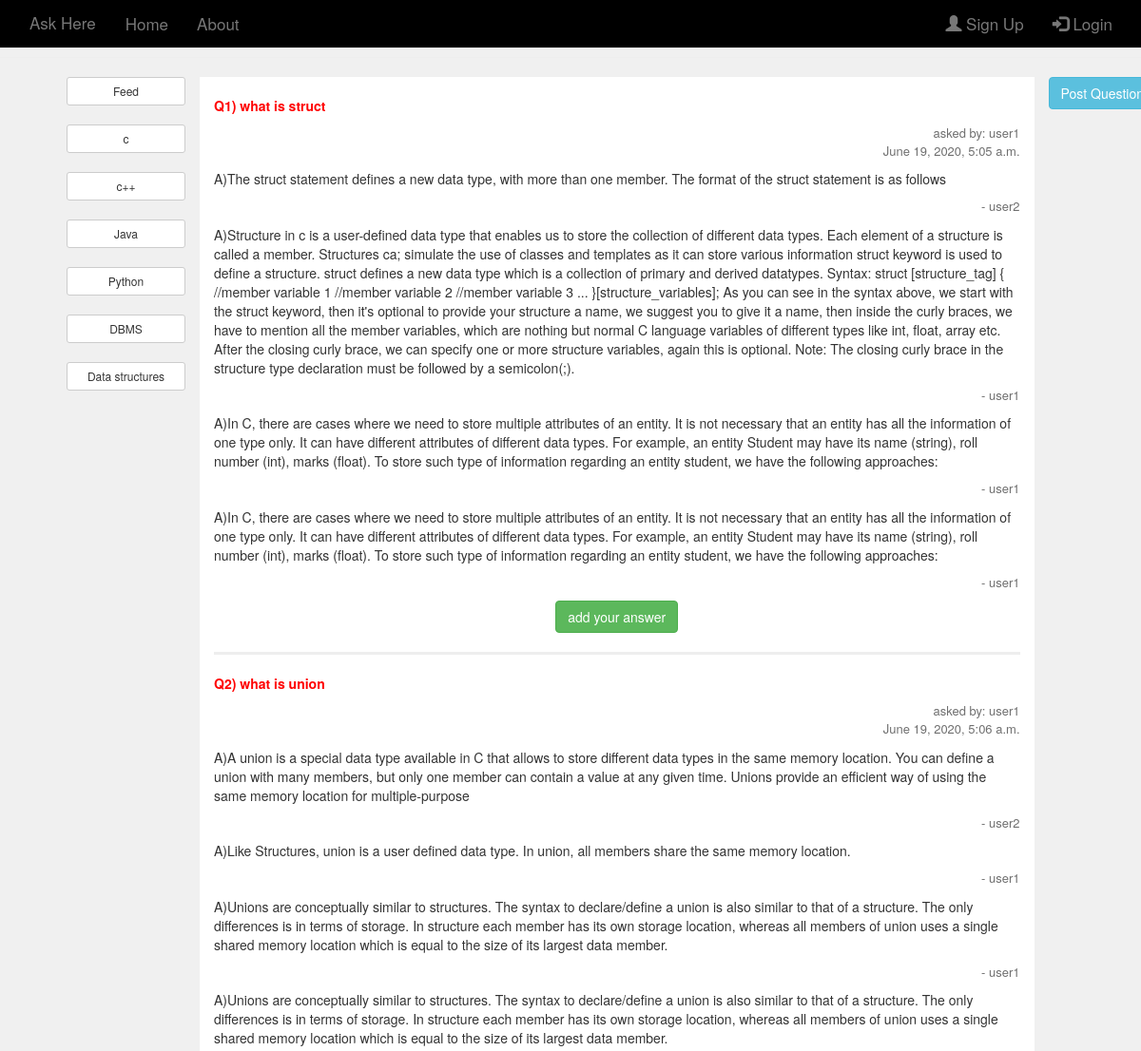
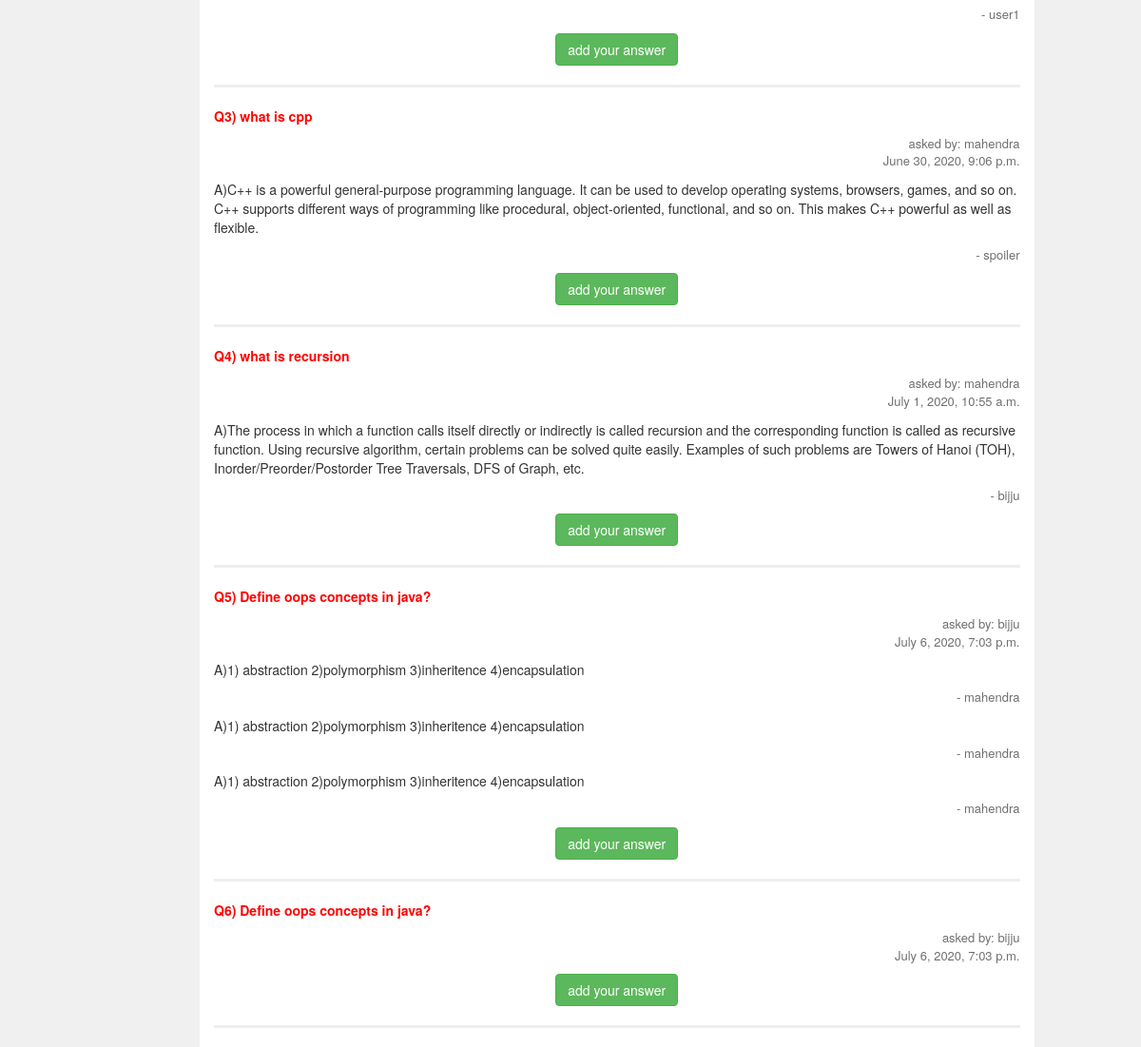
Page /filter/2/ on the committed database (2 pictures, top to bottom).
### Ask/models.py (models this page shows)
class Interest(models.Model):
    topic = models.CharField(max_length=30)

class Question(models.Model):
    question_text = models.CharField(max_length=300)
    created_by = models.ForeignKey(UserLogin,on_delete = models.CASCADE)
    topic_id = models.ForeignKey(Interest,on_delete=models.CASCADE)
    created_date = models.DateTimeField()

class UserLogin(models.Model):
    username = models.CharField(max_length=20)
    password = models.CharField(max_length=20)
    email = models.EmailField()

class Answer(models.Model):
    que_id = models.ForeignKey(Question,on_delete=models.CASCADE)
    answer_text = models.CharField(max_length=2000)
    answerd_by = models.ForeignKey(UserLogin,on_delete=models.CASCADE)

### Ask/views.py (the view)
# urls.py: path('filter/<int:topic_id>/',filter_view,name='filter'),
def filter_view(request,topic_id):
    questions = Question.objects.filter(topic_id_id=topic_id)   # in operator in sql
    answers = dict()  # stores question_object as key and answers_list as value
    for i in questions:
        answers[i] = Answer.objects.filter(que_id_id=i.id)
    context = {'page':'home','answers':answers,'topics':topics}
    return render(request,'index.html',context)

### Ask/templates/index.html
{% extends 'base.html' %}
{% load static %}
{% block content2 %}
    {% if answers %}
        <br>
        {% for question,answer in answers.items %}
        <div>
            <p class="question-display">
               Q{{forloop.counter}}) {{ question.question_text }}
            </p>
            <p class="user-display">
                asked by:<span> {{  question.created_by.username }} </span>  <br>  <span> {{ question.created_date }}</span>
            </p>
            {% for a in answer %}
                <p class="answer-display">  A){{ a.answer_text }}  </p>
                <p class="user-display"> -<span> {{ a.answerd_by.username }} </span>  </p>
            {% endfor %}
            <div style="text-align: center;">
                <a href="{% url 'add_answer' que_id=question.id %}">
                    <button type="button" class="btn btn-success">add your answer </button>
                </a>
            </div>
            <hr style="border-width: 3px;">
        </div>
        {% endfor %}
    {% else %}
        <br>
        <p> Sorry, No questions Yet .</p>
            <a href="{% url 'post_question' %}">
                <button type="button" class="btn btn-info">Post Question</button>
            </a>
    {% endif %}
{% endblock %}

### Ask/templates/base.html (shortened to what this page needs)
{% load static %}
<!DOCTYPE  html>
<html >
<head>
    <link rel="stylesheet" href="https://maxcdn.bootstrapcdn.com/bootstrap/3.3.7/css/bootstrap.min.css"
>
    <link rel="stylesheet" href="{% static 'default.css' %}">
</head>
<body  style="background-color: #f0f0f0;">
        <nav class="navbar navbar-default navbar-fixed-top">
            <div class="container">
                <div class="navbar-header">
                    <a class="navbar-brand" href="{% url 'index' %}">Ask Here</a>
                  </div>
                <ul class="nav navbar-nav">
                    <li class ={% if page == 'index' %} "active" {% endif %} > <a href="{% url 'index' %}">Home</a> </li>
                    <li class ={% if page == 'about' %} "active" {% endif %} > <a href="{% url 'about' %}">About</a> </li>
                </ul>
                <ul class="nav navbar-nav navbar-right">
                    {% if user.is_authenticated %}
                        <li>  <a href="#" class="username-display"><p style="color: white;">{{ user.username }}</p>   </a>  </li>
                        <li>
                            <a href="{% url 'logout' %}" class="right-nav-display">
                              <button type="button" class="btn btn-danger">logout </button>
                            </a>
                        </li>
                    {%  else  %}
                    <li><a href="{% url 'signup' %}"><span class="glyphicon glyphicon-user"></span> Sign Up</a></li>
                    <li><a href="{% url 'login' %}"><span class="glyphicon glyphicon-log-in"></span> Login</a></li>
                    {% endif %}
                </ul>
            </div>
        </nav>
        <br><br> <hr>
        <div class="container">
            <div class="row">
                <div class="col-md-2">
                    <ul style="list-style-type:none;">
                        <li><a href="{% url 'index' %}">
                                <button class="btn btn-default btn-sm btn-block"> Feed  </button>
                            </a>
                        </li> <br>
                        {% for t in topics %}
                            <li>
                                <a href="{% url 'filter' topic_id=t.id %}" role="button">
                                    <button class="btn btn-default btn-sm btn-block">{{ t.topic }} </button>
                                </a>
                            </li>
                            <br>
                        {% endfor %}
                    </ul>
                </div>
                <div class="col-md-9 middle-display">
                    {% block content2 %}{% endblock %}
                </div>
                <div class="col-md-1">
                    <a href="{% url 'post_question' %}">
                        <button type="button" class="btn btn-info"> Post Question</button>
                    </a>
                </div>
            </div>
        </div>
</body>
</html>

### Ask/static/default.css (style rules this page uses)
.question-display { color: red; font-weight: bold; }
a:link { text-decoration: none; }
.user-display { text-align: right; font-size: small; opacity: 0.7; }
.answer-display { opacity: 1; }
.middle-display { background-color: white; }
.navbar { overflow: hidden; background-color:black; position: fixed; top: 0; width: 100%; }
.navbar a { float: left; display: block; color: #f2f2f2; text-align: center; padding: 14px 16px; text-decoration: none; font-size: 17px; }

### rows in the picture
Interest: topic "c"
Interest: topic "c++"
Interest: topic "Java"
Interest: topic "Python"
Interest: topic "DBMS"
Interest: topic "Data structures"
Question: question_text "what is struct", created_by.username "user1", created_date "June 19, 2020, 5:05 a.m."
Answer: answer_text "The struct statement defines a new data type, with more than one member. The format of the struct statement is as follows", answerd_by.username "user2"
Answer: answer_text "Structure in c is a user-defined data type that enables us to store the collection of different data types. Each element of a structure is called a member. Structures ca; simulate the use of classes and templates as it can store various information struct keyword is used to define a structure. struct defines a new data type which is a collection of primary and derived datatypes. Syntax: struct [structure_tag] { //member variable 1 //member variable 2 //member variable 3 ... }[structure_variables]; As you can see in the syntax above, we start with the struct keyword, then it's optional to provide your structure a name, we suggest you to give it a name, then inside the curly braces, we have…", answerd_by.username "user1"
Answer: answer_text "In C, there are cases where we need to store multiple attributes of an entity. It is not necessary that an entity has all the information of one type only. It can have different attributes of different data types. For example, an entity Student may have its name (string), roll number (int), marks (float). To store such type of information regarding an entity student, we have the following approaches:", answerd_by.username "user1"
Answer: answer_text "In C, there are cases where we need to store multiple attributes of an entity. It is not necessary that an entity has all the information of one type only. It can have different attributes of different data types. For example, an entity Student may have its name (string), roll number (int), marks (float). To store such type of information regarding an entity student, we have the following approaches:", answerd_by.username "user1"
Question: question_text "what is union", created_by.username "user1", created_date "June 19, 2020, 5:06 a.m."
Answer: answer_text "A union is a special data type available in C that allows to store different data types in the same memory location. You can define a union with many members, but only one member can contain a value at any given time. Unions provide an efficient way of using the same memory location for multiple-purpose", answerd_by.username "user2"
Answer: answer_text "Like Structures, union is a user defined data type. In union, all members share the same memory location.", answerd_by.username "user1"
Answer: answer_text "Unions are conceptually similar to structures. The syntax to declare/define a union is also similar to that of a structure. The only differences is in terms of storage. In structure each member has its own storage location, whereas all members of union uses a single shared memory location which is equal to the size of its largest data member.", answerd_by.username "user1"
Answer: answer_text "Unions are conceptually similar to structures. The syntax to declare/define a union is also similar to that of a structure. The only differences is in terms of storage. In structure each member has its own storage location, whereas all members of union uses a single shared memory location which is equal to the size of its largest data member.", answerd_by.username "user1"
Question: question_text "what is cpp", created_by.username "mahendra", created_date "June 30, 2020, 9:06 p.m."
Answer: answer_text "C++ is a powerful general-purpose programming language. It can be used to develop operating systems, browsers, games, and so on. C++ supports different ways of programming like procedural, object-oriented, functional, and so on. This makes C++ powerful as well as flexible.", answerd_by.username "spoiler"
Question: question_text "what is recursion", created_by.username "mahendra", created_date "July 1, 2020, 10:55 a.m."
Answer: answer_text "The process in which a function calls itself directly or indirectly is called recursion and the corresponding function is called as recursive function. Using recursive algorithm, certain problems can be solved quite easily. Examples of such problems are Towers of Hanoi (TOH), Inorder/Preorder/Postorder Tree Traversals, DFS of Graph, etc.", answerd_by.username "bijju"
Question: question_text "Define oops concepts in java?", created_by.username "bijju", created_date "July 6, 2020, 7:03 p.m."
Answer: answer_text "1) abstraction 2)polymorphism 3)inheritence 4)encapsulation", answerd_by.username "mahendra"
Answer: answer_text "1) abstraction 2)polymorphism 3)inheritence 4)encapsulation", answerd_by.username "mahendra"
Answer: answer_text "1) abstraction 2)polymorphism 3)inheritence 4)encapsulation", answerd_by.username "mahendra"
Question: question_text "Define oops concepts in java?", created_by.username "bijju", created_date "July 6, 2020, 7:03 p.m."
